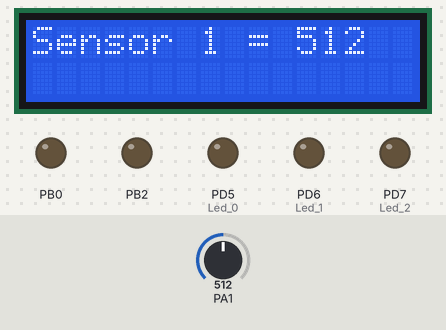
Simulated run of this program. Board: ATmega32, built with avr-gcc and emulated at 16 MHz. Shown: 16×2 character LCD, output pins drawn as LEDs (lit = HIGH). Wiring (inferred from the names in the program): character LCD (HD44780): RS PB1; E PB3; data PA4, PA5, PA6, PA7. The test bench sets the inputs (shaded band); at power-on: PA1 = 512. Pins used as bus, display or sensor lines are not drawn.

Above: at 0.1 s.
At 2.1 s:
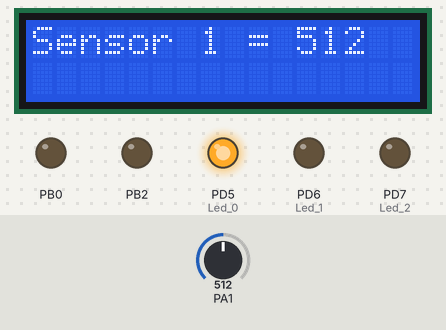
Timing chart, 0 to 113.8 s (numbered marks = the images above):
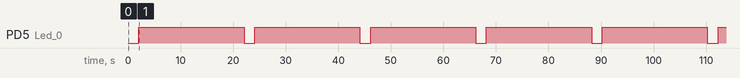

Measured:
- by itself, PD5 (Led_0): alternates HIGH for 20.0 s and LOW for 2.0 s

The program:

main.c
```c
/*
 * ADC_LCD.c
 *
 * Created: 7/16/2020 3:01:03 PM
 * Author : User™
 */

#include "ADC.h"
#include <util/delay.h>			/* Include Delay header file */
#define  Led_0 5
#define  Led_1 6
#define  Led_2 7
#include "bit_math.h"
#include <avr/io.h>
int main(void)
{
    LCD_Init();
	ADC_Init();
	DDRD|=(1<<Led_1)|(1<<Led_2)|(1<<Led_0);
    while (1)
    {

		LCD_Clear();
		LCD_Command(0x80);
		LCD_String("Sensor 1 = ");
		unsigned char data =ADC_Read(1);
		_delay_ms(2000);
		/*LCD_Command(0xc0);
		LCD_String("Sensor 2 = ");
		ADC_Read_2(0);*/
		if(data<=10)
		{

			SET_BIT(PORTD,Led_0);
			_delay_ms(20000);
			CLR_BIT(PORTD,Led_0);

		}
		else if((data>=10)&&(data<=499))
		{

			SET_BIT(PORTD,Led_1);
			_delay_ms(20000);
			CLR_BIT(PORTD,Led_1);
		}
		else if(data>=500)
		{

			SET_BIT(PORTD,Led_2);
			_delay_ms(20000);
			CLR_BIT(PORTD,Led_2);
		}


    }

}

//mo4klaa lma b2raa kazaaa sensor bye2raa wa7ed bs 
```

ADC.c
```c
/*
 * ADC.c
 *
 * Created: 7/16/2020 3:22:46 PM
 *  Author: User™
 */
#include "ADC.h"
#include "lcd.h"
void ADC_Init(){
	//select A1 as input
	DDRA &=~(1<<1);
	//select A0 as input
	DDRA &=~(0<<1);
	//ADC1 as input | Internal reference
	ADMUX=(1<<REFS1)|(1<<REFS0); //00001=ADC1 |reference 1100 =C
	ADCSRA=(1<<ADATE)|(1<<ADPS0)|(ADPS1)|(ADPS2)|(1<<ADEN);

}
unsigned int ADC_Read_2(unsigned channel){
	short data =0;
	char string[100];
	ADMUX |=(channel&0x1f);
	//start conversion
	ADCSRA|=(1<<ADSC);

	//check flag -
	while(!(ADCSRA&(1<<ADIF))); //infinite loop --POLLING 100%
	//clear flag
	ADCSRA|=(1<<ADIF);
	//ADCL
	data = ADCL;
	//ADCH
	data|=ADCH<<8;
	/*//temp equation
	data = data / 4 ;
	data = data - 55 ;
	*/
	itoa(data,string,10);
	LCD_String(string);
	return data;
}
unsigned int ADC_Read(unsigned channel){
	short data =0;
	char string[100];
	ADMUX |=(channel&0x1f);
	//start conversion
	ADCSRA|=(1<<ADSC);

	//check flag -
	while(!(ADCSRA&(1<<ADIF))); //infinite loop --POLLING 100%
	//clear flag
	ADCSRA|=(1<<ADIF);
	//ADCL
	data = ADCL;
	//ADCH
	data|=ADCH<<8;
	/*//temp equation
	data = data / 4 ;
	data = data - 55 ;
	*/
	itoa(data,string,10);
	LCD_String(string);
	return data;
}
```

ADC.h
```c
/*
 * ADC.h
 *
 * Created: 7/16/2020 3:08:03 PM
 *  Author: User™
 */


#ifndef ADC_H_
#define ADC_H_


#define V_ref 2.56
#define Step_size 2^10

unsigned int ADC_Read(unsigned channel);
void ADC_Init();
unsigned int ADC_Read_2(unsigned channel);

#endif /* ADC_H_ */
```

lcd.c
```c
/*
 * lcd.c
 *
 * Created: 5/19/2019 11:13:19 AM
 *  Author: Mohamed
 */
#include "lcd.h"

/*

Initialization

Wait for 15ms, Power on initialization time for LCD16x2.
Send 0x02 command which initializes LCD 16x2 in 4-bit mode.
Send 0x28 command which configures LCD in 2-line, 4-bit mode and 5x8 dots.
Send any Display ON command (0x0E, 0x0C)
Send 0x06 command (increment cursor)
*/
void LCD_Init (void)  /* LCD Initialize function */
{
	LCD_Dir = 0xF0;		/* Make LCD port direction as o/p */
	LCD_Dir_Control=0x0F; /* Make LCD port direction as o/p */
	LCD_Port_Control &= ~(1<<2);
	_delay_ms(20);		/* LCD Power ON delay always >15ms */

	LCD_Command(0x33);
	LCD_Command(0x32);	/* Send for 4 bit initialization of LCD  */
	LCD_Command(0x28);	/* 2 line, 5*7 matrix in 4-bit mode */
	LCD_Command(0x0c);	/* Display on cursor off */
	LCD_Command(0x06);	/* Increment cursor (shift cursor to right) */
	LCD_Command(0x01);	/* Clear display screen */
}
/*Command write function

First, send Higher nibble of command.
Make RS pin low, RS=0 (command reg.)
Make RW pin low, RW=0 (write operation) or connect it to ground.
Give High to Low pulse at Enable (E).
Send lower nibble of command.
Give High to Low pulse at Enable (E).
*/
void LCD_Command( unsigned char cmnd )
{
	LCD_Port = (LCD_Port & 0x0F) | (cmnd & 0xF0);/* Sending upper nibble */
	LCD_Port_Control &= ~ (1<<RS);		/* RS=0, command reg. */
	LCD_Port_Control |= (1<<EN);		/* Enable pulse */
	_delay_us(10);
	LCD_Port_Control &= ~ (1<<EN);
	_delay_us(200);
	LCD_Port = (LCD_Port & 0x0F) | (cmnd << 4);/* Sending lower nibble */
	LCD_Port_Control |= (1<<EN);
	_delay_us(1);
	LCD_Port_Control &= ~ (1<<EN);
	_delay_ms(2);
}

/*Data write function

First send Higher nibble of data.
Make RS pin high, RS=1 (data reg.)
Make RW pin low, RW=0 (write operation) or connect it to ground.
Give High to Low pulse at Enable (E).
Send lower nibble of data.
Give High to Low pulse at Enable (E).
*/
void LCD_Char( unsigned char data )
{
	LCD_Port = (LCD_Port & 0x0F) | (data & 0xF0);/* Sending upper nibble */
	LCD_Port_Control |= (1<<RS);  /* RS=1, data reg. */
	LCD_Port_Control|= (1<<EN);
	_delay_us(10);
	LCD_Port_Control &= ~ (1<<EN);
	_delay_us(200);
	LCD_Port = (LCD_Port & 0x0F) | (data << 4);  /* Sending lower nibble */
	LCD_Port_Control |= (1<<EN);
	_delay_us(2);
	LCD_Port_Control &= ~ (1<<EN);
	_delay_ms(2);
}

/*

*/
void LCD_String (char *str)		/* Send string to LCD function */
{
	int i;
	for(i=0;str[i]!=0;i++)		/* Send each char of string till the NULL */
	{
		LCD_Char (str[i]);
	}
}
/*

*/
void LCD_String_xy (char row, char pos, char *str)	/* Send string to LCD with xy position */
{
	if (row == 0 && pos<16)
	LCD_Command((pos & 0x0F)|0x80);	/* Command of first row and required position<16 */
	else if (row == 1 && pos<16)
	LCD_Command((pos & 0x0F)|0xC0);	/* Command of first row and required position<16 */
	LCD_String(str);		/* Call LCD string function */
}
/*

*/
void LCD_Clear()
{
	LCD_Command (0x01);		/* Clear display */
	_delay_ms(2);
	LCD_Command (0x80);		/* Cursor at home position */
}
```

lcd.h
```c
/*
 * lcd.h
 *
 * Created: 5/19/2019 11:36:55 AM
 *  Author: Mohamed
 */


#ifndef LCD_H_
#define LCD_H_
#define F_CPU 16000000UL			/* Define CPU Frequency e.g. here 8MHz */

#include <avr/io.h>			/* Include AVR std. library file */
#include <util/delay.h>			/* Include Delay header file */

#define LCD_Dir				  DDRA			/* Define LCD data port direction */
#define LCD_Port			  PORTA			/* Define LCD data port */
#define LCD_Dir_Control		  DDRB			/* Define LCD Control port direction */
#define LCD_Port_Control	  PORTB			/* Define LCD Control port direction */

#define RS					  1		/* Define Register Select pin */
#define EN					  3
#define RW					  2			/* Define Register Select pin */

void LCD_Init (void) ;
void LCD_Command( unsigned char cmnd );
void LCD_Char( unsigned char data );
void LCD_String (char *str);
void LCD_String_xy (char row, char pos, char *str);
void LCD_Clear();


#endif /* LCD_H_ */
```

bit_math.h
```c
/*
 * bit_math.h
 *
 * Created: 9/14/2019 11:04:26 AM
 *  Author: Mohamed
 */


#ifndef BIT_MATH_H_
#define BIT_MATH_H_

#define SET_BIT(REG,BIT)	REG|=(1<<BIT)
#define CLR_BIT(REG,BIT)	REG &=~(1<<BIT)
#define GET_BIT(REG,BIT)	((REG>>BIT)&1)
#define TOGGLE_BIT(REG,BIT) REG^=(1<<BIT)
//#define MASK(BIT)         BIT&1

#endif /* BIT_MATH_H_ */
```
